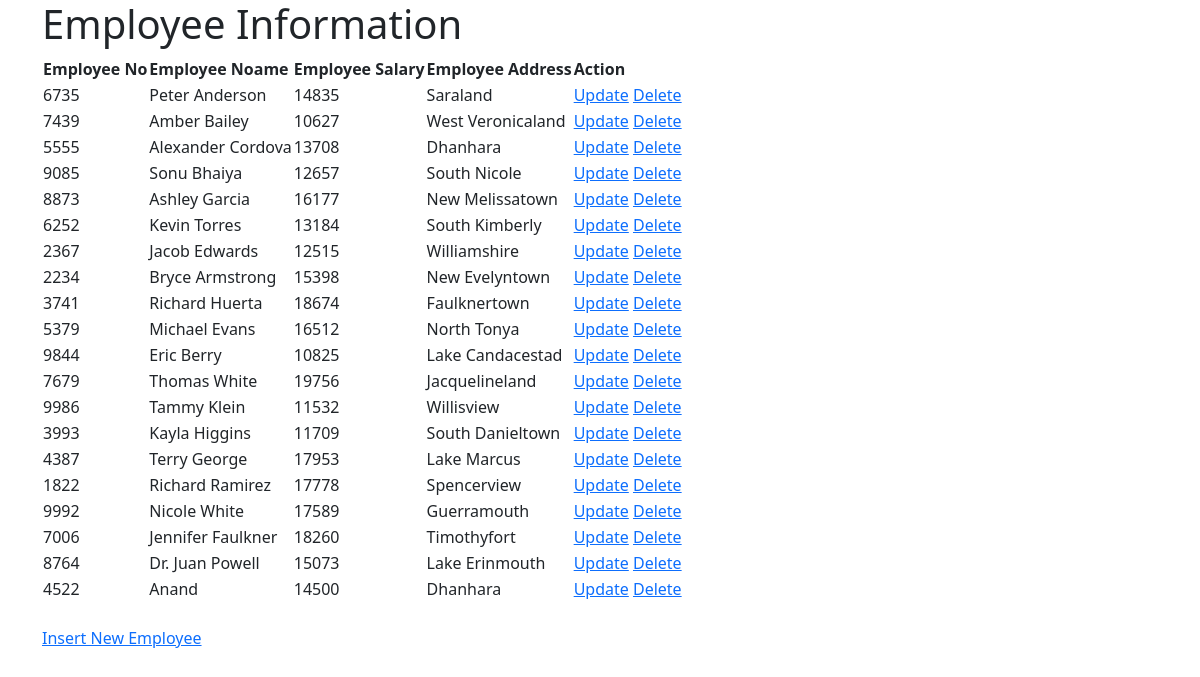
Before: / with the older database file.
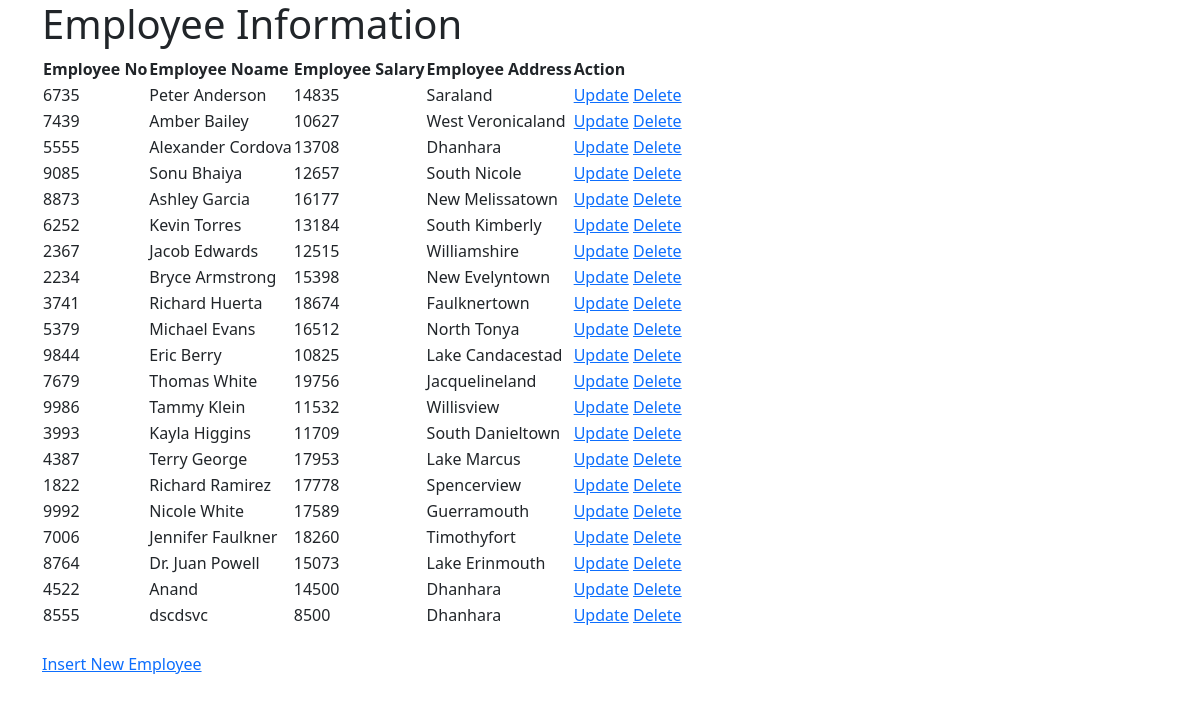
After: the same page with the newer database file.
### testApp/models.py (models this page shows)
class Employee(models.Model):
    eno = models.IntegerField()
    ename = models.CharField(max_length = 64)
    esal = models.IntegerField()
    eadd = models.CharField(max_length = 256)

### testApp/views.py (the view)
# urls.py: path('', views.retrieve_view),
def retrieve_view(request):
    employee = Employee.objects.all()
    return render(request, 'testApp/index.html', {'employees' : employee})

### templates/testApp/index.html
<!DOCTYPE html>
{% extends 'testApp/base.html' %}
    {% block body_block %}
        <h1>Employee Information</h1>
        <table>
            <thead>
                <th>Employee No</th>
                <th>Employee Noame</th>
                <th>Employee Salary</th>
                <th>Employee Address</th>
                <th>Action</th>
            </thead>
            {% for emp in employees %}
            <tr>
                <td>{{emp.eno}} </td>
                <td>{{emp.ename}} </td>
                <td>{{emp.esal}} </td>
                <td>{{emp.eadd}} </td>
                <td><a href="/update/{{emp.id}}">Update</a>&nbsp<a href="/delete/{{emp.id}}">Delete</a></td>
            </tr>
            {% endfor %}
        </table>
        <br>
        <a href="/create">Insert New Employee</a>
    {% endblock %}

### templates/testApp/base.html (shortened to what this page needs)
<!DOCTYPE html>
<html lang="en">
<head>
    <link href="https://cdn.jsdelivr.net/npm/bootstrap@5.3.2/dist/css/bootstrap.min.css" rel="stylesheet">
</head>
<body>
    <div class="container">
        {% block body_block %}
        {% endblock %}
    </div>
</body>
</html>

Changed rows visible on the page:
added Employee: eno "8555", ename "dscdsvc", esal "8500", eadd "Dhanhara"
